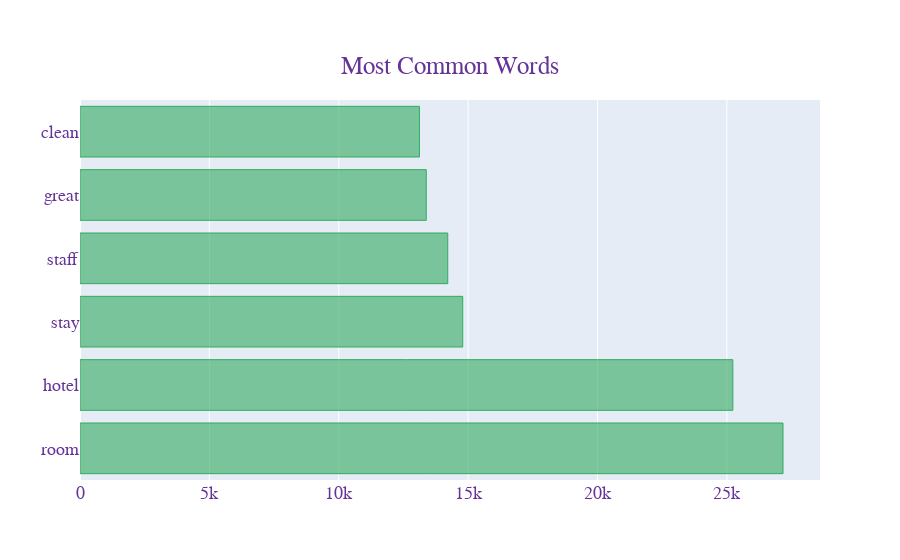

Notebook cell for this chart:
### Code cell
texts = df['tokenized_review']
new = texts.str.split()
new = new.values.tolist()
corpus = [word for i in new for word in i]
counter = Counter(corpus)
most = counter.most_common()
x, y = [], []
for word, count in most[:30]:
    if word not in stopWords_nltk:
        x.append(word)
        y.append(count)

fig = go.Figure(go.Bar(
            x=y,
            y=x,
            orientation='h',  marker=dict(
        color='rgba(50, 171, 96, 0.6)',
        line=dict(
            color='rgba(50, 171, 96, 1.0)',
            width=1),
    ),
    name='Most common Word',))

fig.update_layout( title={
        'text': "Most Common Words",
        'y':0.9,
        'x':0.5,
        'xanchor': 'center',
        'yanchor': 'top'}, font=dict(
        family="Courier New, monospace",
        size=18,
        color="RebeccaPurple"
    ))

fig.show()

### Figure 1 — Plotly figure (JSON) as saved in the notebook; plotly's stock layout.template omitted (floating-point values rounded to 4 significant figures)
{"data": [{"marker": {"color": "rgba(50, 171, 96, 0.6)", "line": {"color": "rgba(50, 171, 96, 1.0)", "width": 1}}, "name": "Most common Word", "orientation": "h", "type": "bar", "x": [27168, 25229, 14791, 14212, 13382, 13118], "y": ["room", "hotel", "stay", "staff", "great", "clean"]}], "layout": {"font": {"color": "RebeccaPurple", "family": "Courier New, monospace", "size": 18}, "title": {"text": "Most Common Words", "x": 0.5, "xanchor": "center", "y": 0.9, "yanchor": "top"}}}
